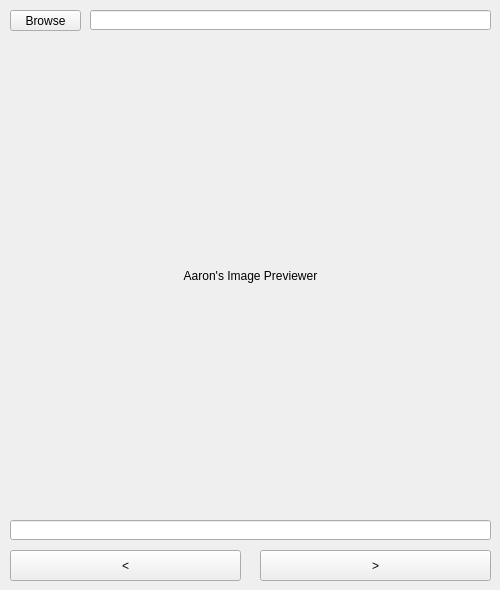
<?xml version="1.0" encoding="UTF-8"?>
<ui version="4.0">
 <class>Window</class>
 <widget class="QWidget" name="Window">
  <property name="geometry">
   <rect>
    <x>0</x>
    <y>0</y>
    <width>500</width>
    <height>590</height>
   </rect>
  </property>
  <property name="minimumSize">
   <size>
    <width>500</width>
    <height>590</height>
   </size>
  </property>
  <property name="maximumSize">
   <size>
    <width>500</width>
    <height>590</height>
   </size>
  </property>
  <property name="windowTitle">
   <string>Image Preview Renamer</string>
  </property>
  <widget class="QPushButton" name="pushPrevious">
   <property name="geometry">
    <rect>
     <x>10</x>
     <y>550</y>
     <width>231</width>
     <height>31</height>
    </rect>
   </property>
   <property name="text">
    <string>&lt;</string>
   </property>
  </widget>
  <widget class="QPushButton" name="pushNext">
   <property name="geometry">
    <rect>
     <x>260</x>
     <y>550</y>
     <width>231</width>
     <height>31</height>
    </rect>
   </property>
   <property name="text">
    <string>&gt;</string>
   </property>
  </widget>
  <widget class="QLineEdit" name="lineEdit">
   <property name="geometry">
    <rect>
     <x>10</x>
     <y>520</y>
     <width>481</width>
     <height>20</height>
    </rect>
   </property>
  </widget>
  <widget class="QLabel" name="label">
   <property name="geometry">
    <rect>
     <x>10</x>
     <y>40</y>
     <width>481</width>
     <height>471</height>
    </rect>
   </property>
   <property name="text">
    <string>Aaron's Image Previewer</string>
   </property>
   <property name="alignment">
    <set>Qt::AlignCenter</set>
   </property>
  </widget>
  <widget class="QPushButton" name="pushBrowse">
   <property name="geometry">
    <rect>
     <x>10</x>
     <y>10</y>
     <width>71</width>
     <height>21</height>
    </rect>
   </property>
   <property name="text">
    <string>Browse</string>
   </property>
  </widget>
  <widget class="QLineEdit" name="lineBrowse">
   <property name="geometry">
    <rect>
     <x>90</x>
     <y>10</y>
     <width>401</width>
     <height>20</height>
    </rect>
   </property>
   <property name="readOnly">
    <bool>true</bool>
   </property>
  </widget>
 </widget>
 <resources/>
 <connections/>
</ui>
